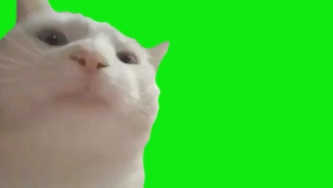
#> input picture cat/cat_0.png, 333 x 188 px, shrunk from 640 x 360 before the run, found by its file name; its folder holds only this picture in this run
$ python part3.py
#> lines starting #> are read from the running program, lines starting #| are printed output that depends on the picture; after the words box and inside, x2 and y2 are one past the last pixel; in counts of white or black regions, pixels touching at a corner belong together
import numpy as np
import os, cv2
import moviepy.editor as mpy

main_dir = 'cat\\cat_'

##################################################################################Part3.1 starts here.
reflected_image_list = []
g = 180 # parameter of darkness
for i in range(180):
    image = cv2.imread(main_dir + str(i) + '.png')
#> image is the input picture: shape (188, 333, 3); mean B, G, R 61.8, 195.8, 72.7
    image_r = cv2.flip(image, 1)
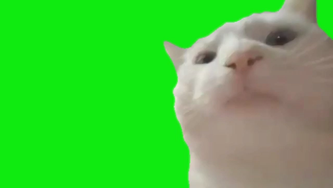
#> image_r: shape (188, 333, 3); mean B, G, R 61.8, 195.8, 72.7
    image_g_channel = image_r[:,:,1] #green channel
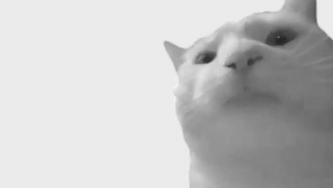
#> image_g_channel: shape (188, 333); min 36, max 244, mean 195.8
    image_r_channel = image_r[:,:,0] #red channel
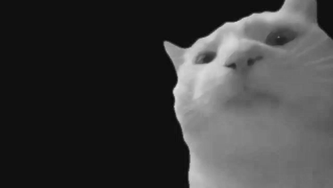
#> image_r_channel: shape (188, 333); min 8, max 225, mean 61.8
    foreground = np.logical_or(image_g_channel < 180, image_r_channel > 150)
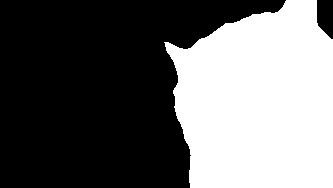
#> foreground: shape (188, 333) bool; 40.8% white; 1 white region, box (x1, y1, x2, y2) and area: (164, 0, 333, 188) 25549
    nonzero_x, nonzero_y = np.nonzero(foreground)
    nonzero_cat_values = image_r[nonzero_x, nonzero_y,:]
    nonzero_cat_values = np.clip(np.float32(nonzero_cat_values) - g,0,255)
#> (the run stopped early here; a loop or call above may not have finished)
